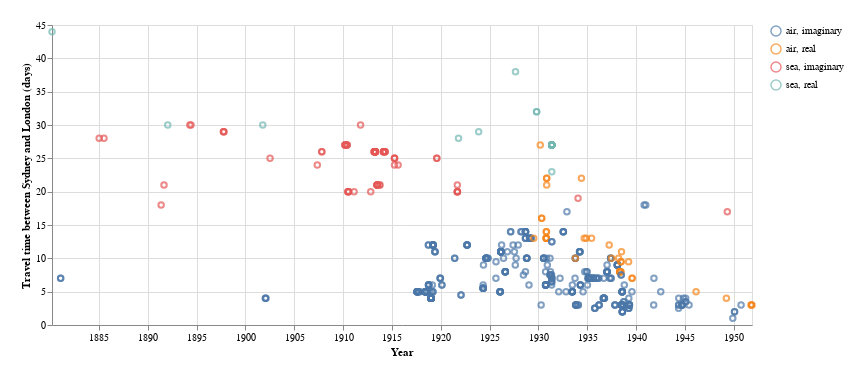

Write notebook code for a chart like this one.
### Code cell
alt.Chart(filtered_df).mark_point().encode(
    x=alt.X('date:T', axis=alt.Axis(title='Year', format='%Y')),
    y=alt.Y('days', axis=alt.Axis(title='Travel time between Sydney and London (days)')),
    color=alt.Color("transport_category:N", title=None),
    tooltip=[alt.Tooltip('title', title='Title'), alt.Tooltip('date', title='Date'), alt.Tooltip('days', title='Number of days'), alt.Tooltip('transport_category', title='Category')]
).properties(width=700, padding=20)

### Figure 1 — Vega-Lite specification as saved in the notebook (floating-point values rounded to 4 significant figures; data arrays with more than 128 entries replaced by an {"elided": "..."} marker saying what was removed)
{"config": {"view": {"continuousWidth": 400, "continuousHeight": 300}}, "data": {"name": "data-76e8069e007843bf0181eace4bd652b9"}, "mark": "point", "encoding": {"color": {"field": "transport_category", "title": null, "type": "nominal"}, "tooltip": [{"field": "title", "title": "Title", "type": "nominal"}, {"field": "date", "title": "Date", "type": "temporal"}, {"field": "days", "title": "Number of days", "type": "quantitative"}, {"field": "transport_category", "title": "Category", "type": "nominal"}], "x": {"axis": {"format": "%Y", "title": "Year"}, "field": "date", "type": "temporal"}, "y": {"axis": {"title": "Travel time between Sydney and London (days)"}, "field": "days", "type": "quantitative"}}, "padding": 20, "width": 700, "$schema": "https://vega.github.io/schema/vega-lite/v4.17.0.json", "datasets": {"data-76e8069e007843bf0181eace4bd652b9": {"elided": "522 records"}}}
